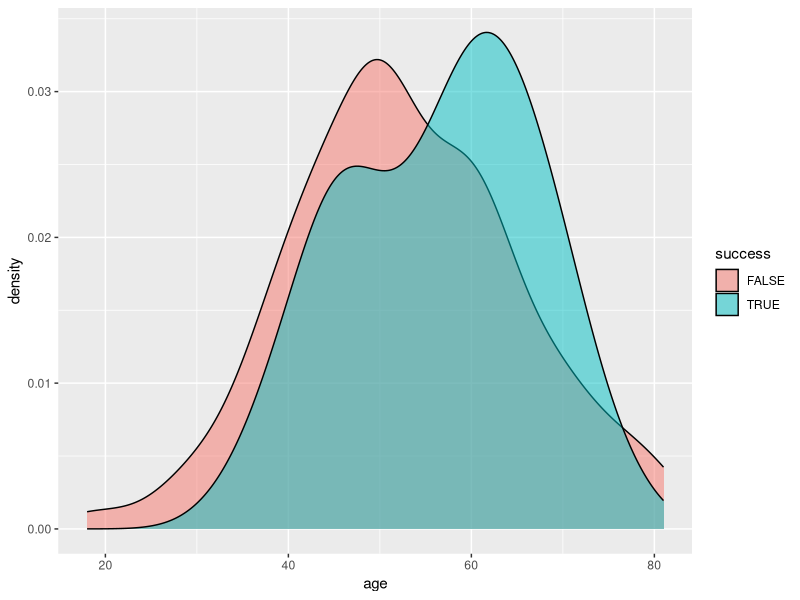
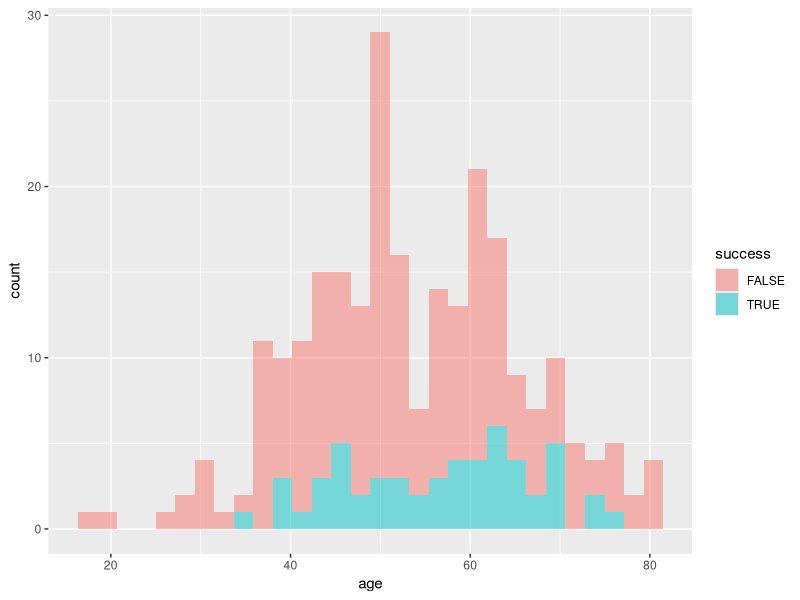
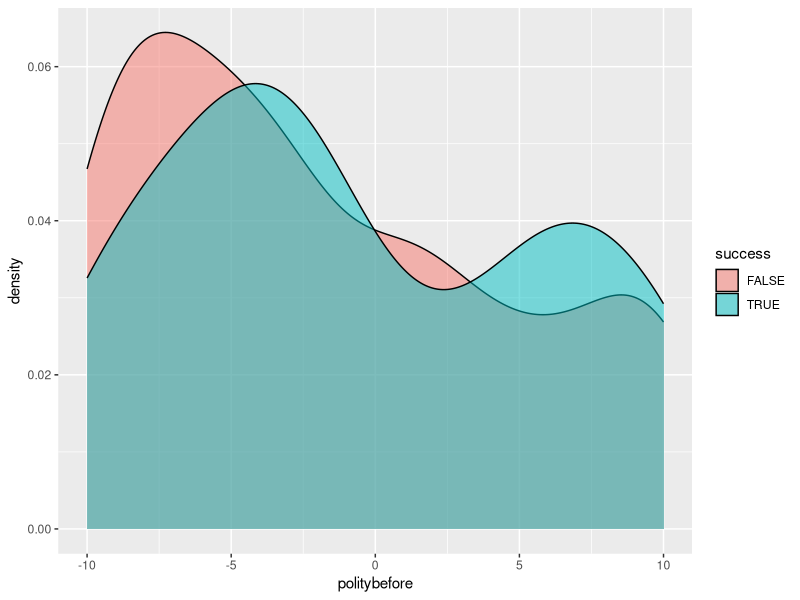
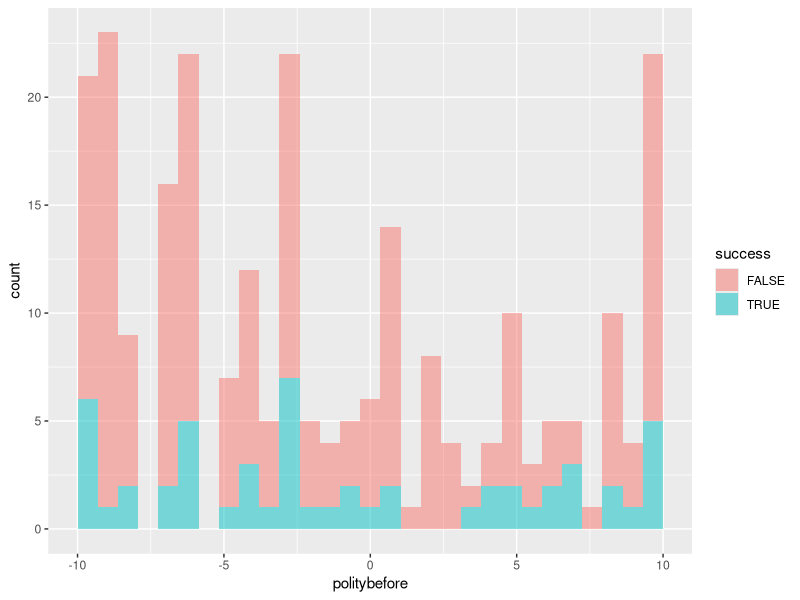

Write R code to recreate these figures, in order.
## ---- chunk 1
library(tidyverse)

leaders <- read_csv(here::here('Exercises', 'leader-assassination', 'data', 'leaders.csv'))

leaders
## ---- chunk 2
leaders |>
  count()
## ---- chunk 3
leaders |>
  count(country)
## ---- chunk 4
leaders |>
  summarise(n_countries = n_distinct(country),
            n_attempts = n(),
            first_year = min(year),
            last_year = max(year)) |>
  # the additional one is to be inclusive of both the first and last year
  # a student in the bootcamp caught this off by one error
  mutate(n_years_in_data = (last_year - first_year) + 1) |>
  mutate(attempts_per_year = n_attempts / n_years_in_data) |>
  mutate(attempts_per_year_per_country = attempts_per_year / n_countries) |>
  select(attempts_per_year_per_country)
## ---- chunk 5
leaders |>
  mutate(country_starts_with_A = country %in% c("Afghanistan", "Albania", "Algeria", "Argentina", "Australia", "Austria")) |>
  distinct(country, country_starts_with_A)
## ---- chunk 6
leaders |>
  distinct(result)
## ---- chunk 7
leaders <- leaders |>
  mutate(success = result %in% c("dies within a day after the attack", "dies between a day and a week", "dies, timing unknown", "dies between a week and a month"))
## ---- chunk 8
leaders |>
  summarise(attempts = n(),
            successes = sum(success)) |>
  mutate(success_rate = successes / attempts)
## ---- chunk 9
leaders |>
  group_by(success) %>%
  summarise(n = n(),
            min_age = min(age),
            mean_age = mean(age),
            median_age = median(age),
            max_age = max(age))
## ---- chunk 10
ggplot(leaders, aes(x = age, fill = success)) +
  geom_density(alpha = 0.5)
## ---- chunk 11
ggplot(leaders, aes(x = age, fill = success)) +
  geom_histogram(alpha = 0.5)
## ---- chunk 12
leaders |>
  group_by(success) |>
  summarise(n = n(),
            min_politybefore = min(politybefore),
            mean_politybefore = mean(politybefore),
            median_politybefore = median(politybefore),
            max_politybefore = max(politybefore))
## ---- chunk 13
ggplot(leaders, aes(x = politybefore, fill = success)) +
  geom_density(alpha = 0.5)
## ---- chunk 14
ggplot(leaders, aes(x = politybefore, fill = success)) +
  geom_histogram(alpha = 0.5)
## ---- chunk 15
leaders <- leaders |>
  mutate(warbefore = interwarbefore | civilwarbefore)
## ---- chunk 16
leaders <- leaders |>
  mutate(warbefore = (interwarbefore + civilwarbefore) > 0)
## ---- chunk 17
leaders |>
  group_by(warbefore) |>
  summarise(n = n(),
            successes = sum(success)) %>%
  mutate(success_rate = successes / n)
## ---- chunk 18
leaders <- leaders |>
  mutate(warafter = interwarafter | civilwarafter)
## ---- chunk 19
leaders <- leaders |>
  mutate(warafter = (interwarafter + civilwarafter) > 0)
## ---- chunk 20
leaders |>
  group_by(success) |>
  summarise(n = n(),
            civil_war = sum(civilwarafter) / n,
            international_war = sum(interwarafter) / n,
            any_war = sum(warafter) / n)
